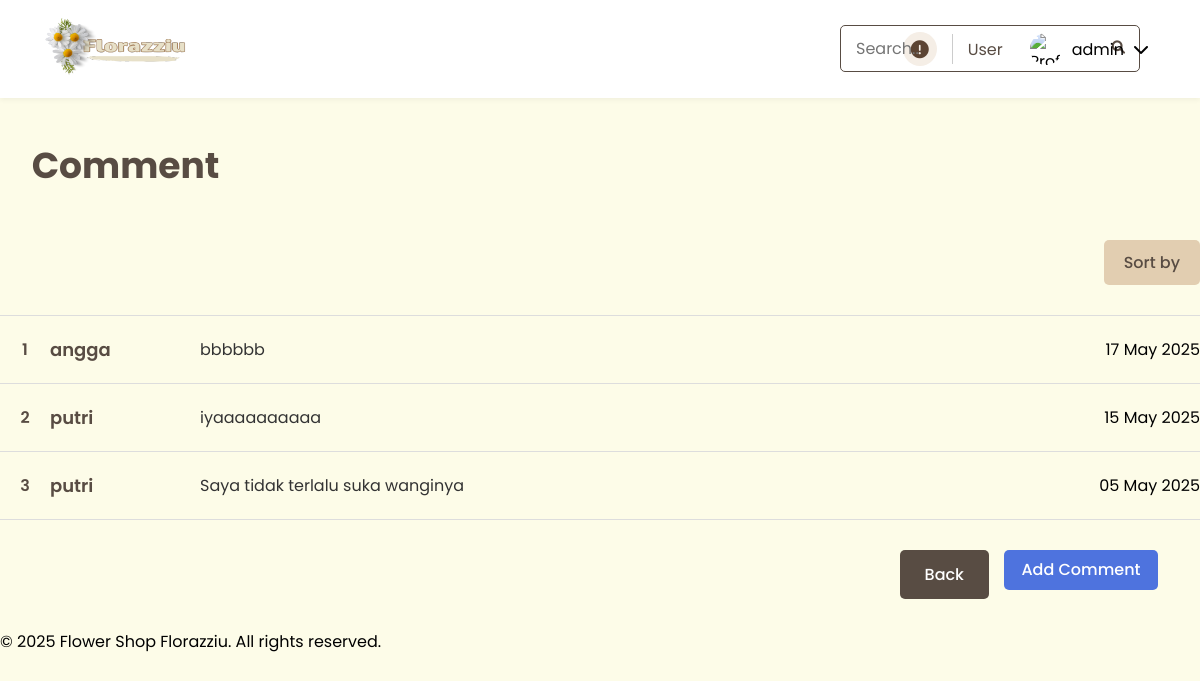
/flower_shop/products/comments.php?id=2 (signed in), run on an earlier commit of the app's database.
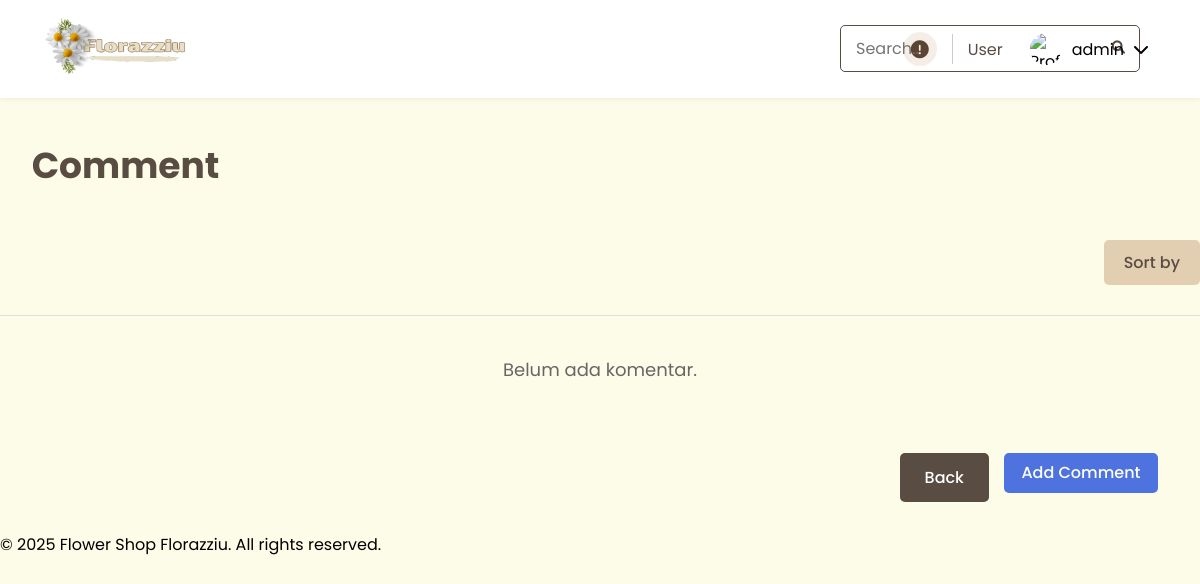
And on a later commit of the database.
### tables this page shows
CREATE TABLE `comments` (
  `id` int(11) NOT NULL,
  `product_id` int(11) NOT NULL,
  `user_id` int(11) NOT NULL,
  `comment` text NOT NULL,
  `rating` tinyint(1) DEFAULT NULL,
  `created_at` timestamp NOT NULL DEFAULT current_timestamp(),
  `updated_at` timestamp NOT NULL DEFAULT current_timestamp() ON UPDATE current_timestamp(),
  `username` varchar(255) NOT NULL
);

CREATE TABLE `users` (
  `id` int(11) NOT NULL,
  `username` varchar(50) NOT NULL,
  `password` varchar(255) NOT NULL,
  `email` varchar(100) NOT NULL,
  `full_name` varchar(100) DEFAULT NULL,
  `profile_picture` varchar(255) DEFAULT NULL,
  `created_at` timestamp NOT NULL DEFAULT current_timestamp(),
  `updated_at` timestamp NOT NULL DEFAULT current_timestamp() ON UPDATE current_timestamp(),
  `role` enum('user','admin') DEFAULT 'user',
  `is_verified` tinyint(1) DEFAULT 0
);

### flower_shop/products/comments.php (the view, shortened to what this page needs)
<?php
include '../includes/header.php';
require '../config/database.php';
$product_id = $_GET['id'] ?? 0;
$sort = $_GET['sort'] ?? 'newest';
$orderBy = match($sort) {
    'a-z' => 'users.username ASC',
    'z-a' => 'users.username DESC',
    'oldest' => 'comments.created_at ASC',
    default => 'comments.created_at DESC'
};
$stmt = $pdo->prepare("
    SELECT comments.*, users.username
    FROM comments
    JOIN users ON comments.user_id = users.id
    WHERE comments.product_id = ?
    ORDER BY $orderBy
");
$stmt->execute([$product_id]);
$comments = $stmt->fetchAll(PDO::FETCH_ASSOC);
?>
<main>
    <div class="container">
        <h1 class="comments-title">Comment</h1>
        <div class="comments-filter">
            <div class="filter-dropdown">
                <button class="filter-btn">Sort by</button>
            </div>
        </div>
        <div class="comments-table">
            <?php if (!empty($comments)): ?>
                <?php foreach ($comments as $index => $comment): ?>
                    <div class="comment-item">
                        <div class="comment-number"><?= $index + 1 ?></div>
                        <div class="comment-user"><?= htmlspecialchars($comment['username']) ?></div>
                        <div class="comment-text"><?= htmlspecialchars($comment['comment']) ?></div>
                        <div class="comment-date"><?= date('d M Y', strtotime($comment['created_at'])) ?></div>
                    </div>
                <?php endforeach; ?>
            <?php else: ?>
                <div class="no-comments">Belum ada komentar.</div>
            <?php endif; ?>
        </div>
        <div class="comments-actions">
            <a href="product-detail.php?id=<?= $product_id ?>" class="back-btn">Back</a>
            <a href="add-comment.php?id=<?= $product_id ?>" class="add-comment-btn">Add Comment</a>
        </div>
    </div>
</main>
<?php include '../includes/footer.php'; ?>

What changed in the data, as far as the page shows it:
removed comments: user.username "angga", comment "bbbbbb", created_at "17 May 2025"
removed comments: user.username "putri", comment "iyaaaaaaaaaa", created_at "15 May 2025"
removed comments: user.username "putri", comment "Saya tidak terlalu suka wanginya", created_at "05 May 2025"
Also different on the page:
text now shown: "Belum ada komentar."
